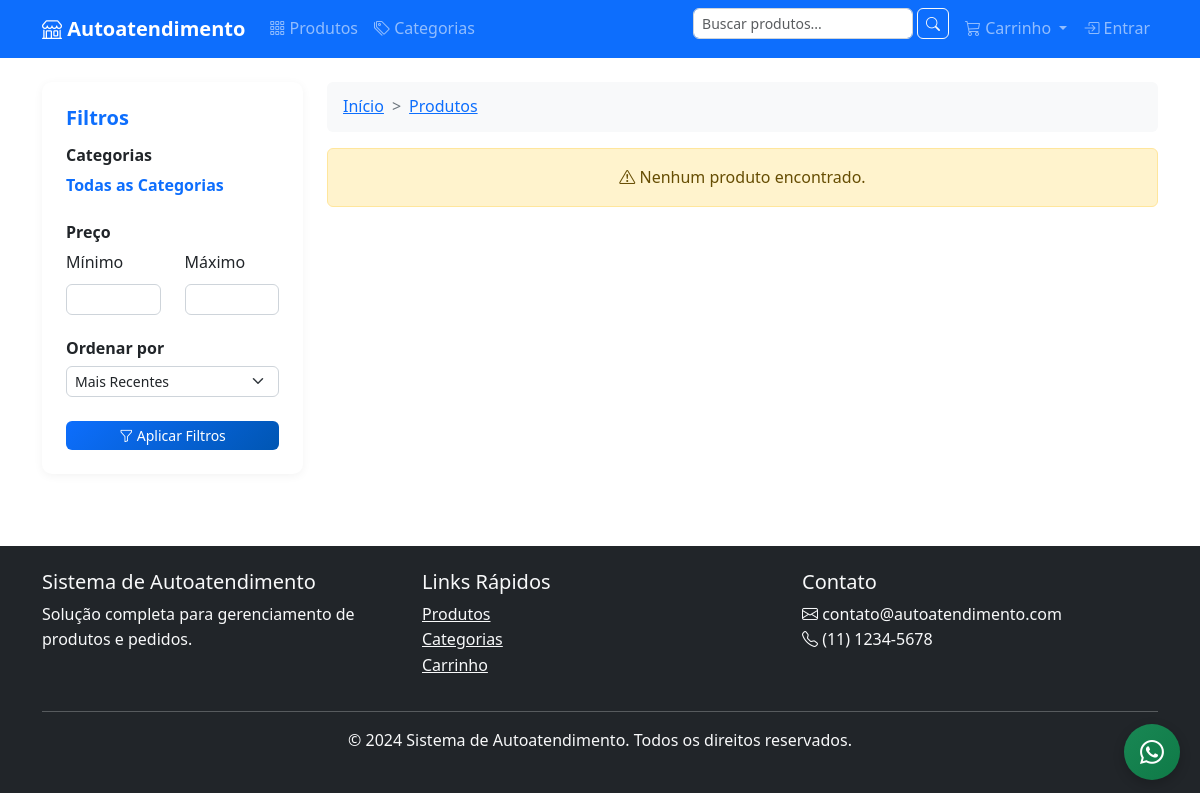
Before: /products/ with the older database file.
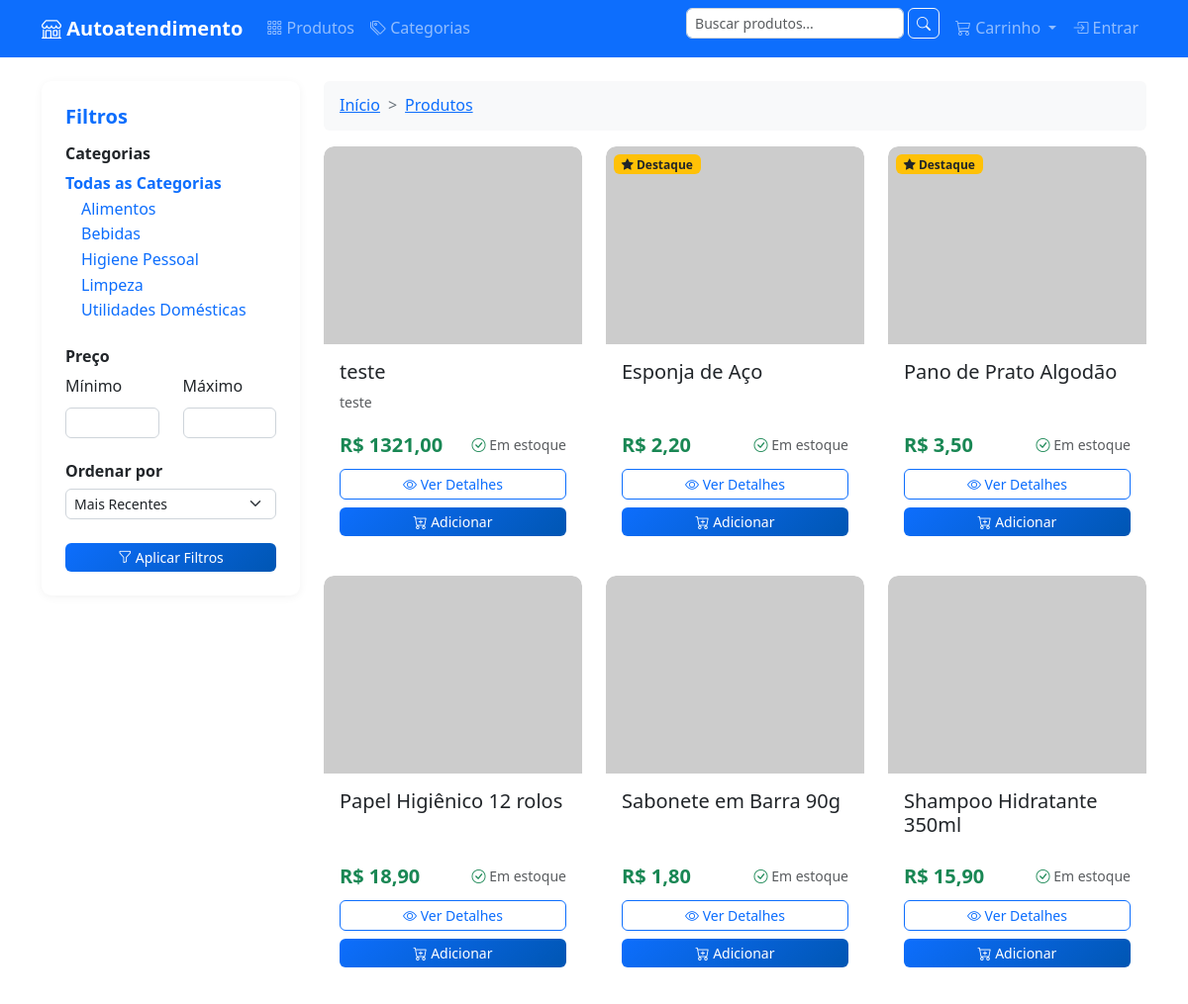
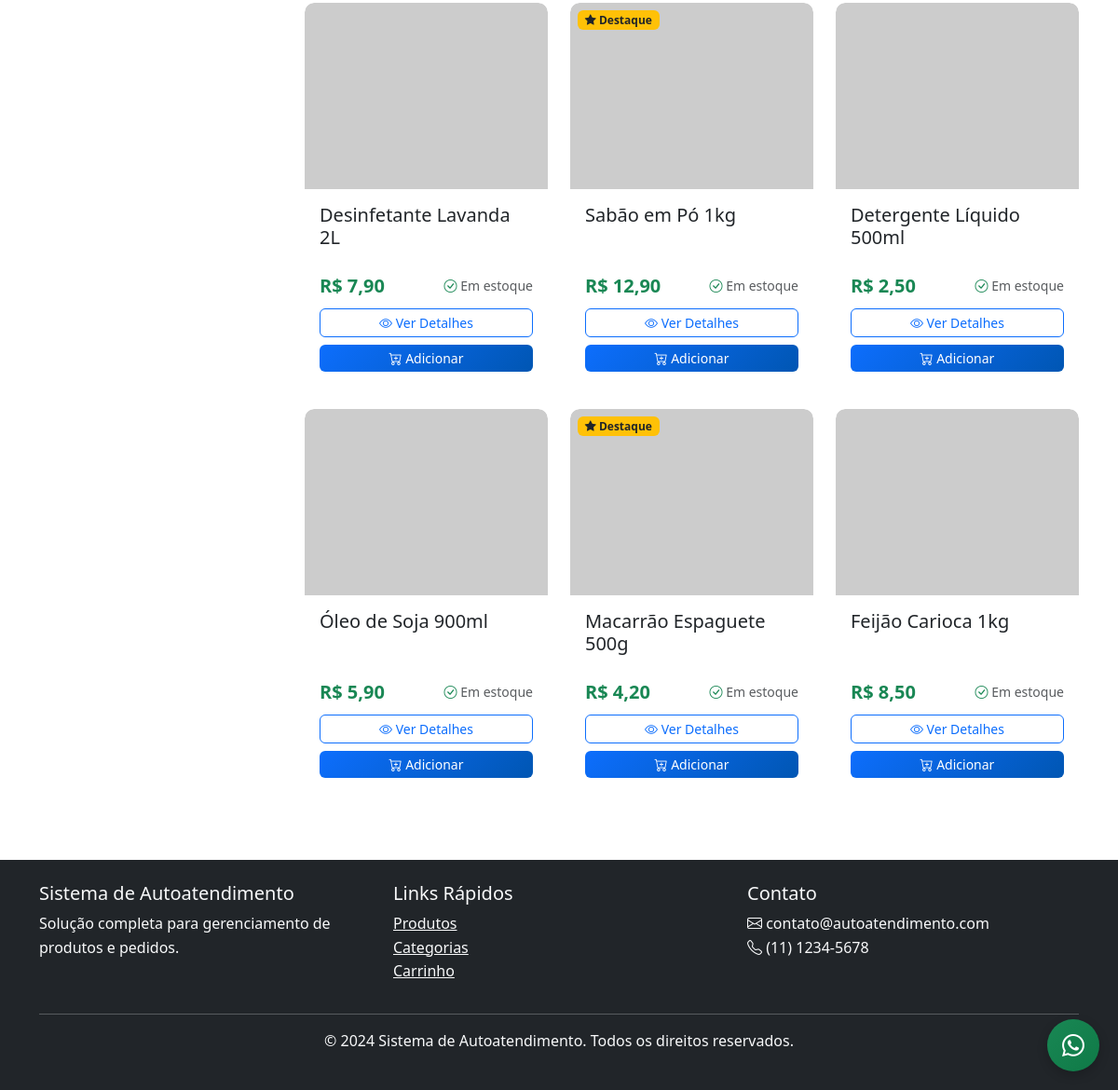
After: the same page with the newer database file (2 pictures, top to bottom).
### products/models.py (models this page shows, shortened)
class Category(models.Model):
    name = models.CharField('Nome', max_length=100)
    slug = models.SlugField('Slug', unique=True, max_length=100)
    parent = models.ForeignKey(
        'self',
        null=True,
        blank=True,
        on_delete=models.CASCADE,
        related_name='children',
        verbose_name='Categoria Pai'
    )
    description = models.TextField('Descrição', blank=True)
    image = models.ImageField('Imagem', upload_to='categories/', blank=True)
    is_active = models.BooleanField('Ativo', default=True)
    created_at = models.DateTimeField('Criado em', auto_now_add=True)
    updated_at = models.DateTimeField('Atualizado em', auto_now=True)
    class Meta:
        verbose_name = 'Categoria'
        verbose_name_plural = 'Categorias'
        ordering = ['name']

class Product(models.Model):
    name = models.CharField('Nome', max_length=200)
    slug = models.SlugField('Slug', unique=True, max_length=200)
    category = models.ForeignKey(
        Category,
        on_delete=models.CASCADE,
        verbose_name='Categoria'
    )
    brand = models.ForeignKey(
        Brand,
        on_delete=models.SET_NULL,
        null=True,
        blank=True,
        verbose_name='Marca'
    )
    description = models.TextField('Descrição')
    short_description = models.CharField('Descrição Curta', max_length=255, blank=True)
    price = models.DecimalField('Preço', max_digits=10, decimal_places=2)
    stock_quantity = models.PositiveIntegerField('Quantidade em Estoque', default=0)
    sku = models.CharField('SKU', max_length=50, unique=True, blank=True)
    class UnitOfMeasure(models.TextChoices):
        ML = 'ML', 'Mililitro (ml)'
        L = 'L', 'Litro (L)'
        KG = 'KG', 'Quilograma (kg)'
        G = 'G', 'Grama (g)'
    weight = models.DecimalField('Peso (kg)', max_digits=8, decimal_places=2, null=True, blank=True)
    length = models.DecimalField('Comprimento (cm)', max_digits=8, decimal_places=2, null=True, blank=True)
    width = models.DecimalField('Largura (cm)', max_digits=8, decimal_places=2, null=True, blank=True)
    height = models.DecimalField('Altura (cm)', max_digits=8, decimal_places=2, null=True, blank=True)
    unit = models.CharField(
        'Unidade de Medida',
        max_length=5,
        choices=UnitOfMeasure.choices,
        null=True,
        blank=True
    )
    is_active = models.BooleanField('Ativo', default=True)
    is_featured = models.BooleanField('Destaque', default=False)
    created_at = models.DateTimeField('Criado em', auto_now_add=True)
    updated_at = models.DateTimeField('Atualizado em', auto_now=True)
    class Meta:
        verbose_name = 'Produto'
        verbose_name_plural = 'Produtos'
        ordering = ['-created_at']
        indexes = [
            models.Index(fields=['category', 'is_active']),
            models.Index(fields=['brand', 'is_active']),
            models.Index(fields=['price']),
            models.Index(fields=['created_at']),
        ]
    @property
    def is_in_stock(self):
        return self.stock_quantity > 0
    def get_main_image(self):
        try:
            return self.images.filter(is_main=True).first()
        except ProductImage.DoesNotExist:
            return None

### products/views.py (the view)
# urls.py: path('', views.ProductListView.as_view(), name='product_list'),
class ProductListView(ListView):
    model = Product
    template_name = 'products/product_list.html'
    context_object_name = 'products'
    paginate_by = 12
    def get_queryset(self):
        queryset = Product.objects.filter(is_active=True).select_related('category', 'brand').prefetch_related('images')
        category_slug = self.kwargs.get('category_slug')
        if category_slug:
            category = get_object_or_404(Category, slug=category_slug, is_active=True)
            categories = [category] + list(category.get_children())
            queryset = queryset.filter(category__in=categories)
        brand_slug = self.request.GET.get('brand')
        if brand_slug:
            queryset = queryset.filter(brand__slug=brand_slug)
        min_price = self.request.GET.get('min_price')
        max_price = self.request.GET.get('max_price')
        if min_price:
            queryset = queryset.filter(price__gte=min_price)
        if max_price:
            queryset = queryset.filter(price__lte=max_price)
        search_query = self.request.GET.get('q')
        if search_query:
            queryset = queryset.filter(
                Q(name__icontains=search_query) |
                Q(description__icontains=search_query) |
                Q(short_description__icontains=search_query)
            )
        sort = self.request.GET.get('sort', 'created_at')
        if sort == 'price_low':
            queryset = queryset.order_by('price')
        elif sort == 'price_high':
            queryset = queryset.order_by('-price')
        elif sort == 'name':
            queryset = queryset.order_by('name')
        else:  # newest
            queryset = queryset.order_by('-created_at')
        return queryset
    def get_context_data(self, **kwargs):
        context = super().get_context_data(**kwargs)
        context['categories'] = Category.objects.filter(is_active=True, parent=None)
        context['brands'] = Brand.objects.filter(is_active=True)
        context['current_category'] = self.kwargs.get('category_slug')
        context['current_brand'] = self.request.GET.get('brand')
        context['min_price'] = self.request.GET.get('min_price')
        context['max_price'] = self.request.GET.get('max_price')
        context['search_query'] = self.request.GET.get('q', '')
        context['current_sort'] = self.request.GET.get('sort', 'created_at')
        active_products = Product.objects.filter(is_active=True)
        if active_products.exists():
            context['min_product_price'] = active_products.order_by('price').first().price
            context['max_product_price'] = active_products.order_by('-price').first().price
        return context

### templates/products/product_list.html (shortened to what this page needs)
{% extends 'base.html' %}
{% load static %}
{% block content %}
<div class="row">
    <div class="col-md-3">
        <div class="filter-section">
            <h5 class="filter-title">Filtros</h5>
            <div class="mb-4">
                <h6 class="fw-bold">Categorias</h6>
                <ul class="list-unstyled">
                    <li>
                        <a href="{% url 'products:product_list' %}" class="text-decoration-none {% if not current_category %}fw-bold{% endif %}">
                            Todas as Categorias
                        </a>
                    </li>
                    {% for category in categories %}
                        <li class="ms-3">
                            <a href="{% url 'products:category_products' category.slug %}"
                               class="text-decoration-none {% if current_category == category.slug %}fw-bold text-primary{% endif %}">
                                {{ category.name }}
                            </a>
                        </li>
                    {% endfor %}
                </ul>
            </div>
            <div class="mb-4">
                <h6 class="fw-bold">Preço</h6>
                <form id="filter-form" method="get">
                    <div class="row">
                        <div class="col-6">
                            <label for="min-price" class="form-label">Mínimo</label>
                            <input type="number" class="form-control form-control-sm"
                                   id="min-price" name="min_price"
                                   value="{{ min_price }}"
                                   min="0" step="0.01">
                        </div>
                        <div class="col-6">
                            <label for="max-price" class="form-label">Máximo</label>
                            <input type="number" class="form-control form-control-sm"
                                   id="max-price" name="max_price"
                                   value="{{ max_price }}"
                                   min="0" step="0.01">
                        </div>
                    </div>
                </form>
            </div>
            <div class="mb-4">
                <h6 class="fw-bold">Ordenar por</h6>
                <select id="sort-select" class="form-select form-select-sm" name="sort">
                    <option value="created_at" {% if current_sort == 'created_at' %}selected{% endif %}>Mais Recentes</option>
                </select>
            </div>
            <button type="submit" form="filter-form" class="btn btn-primary btn-sm w-100">
                <i class="bi bi-funnel"></i> Aplicar Filtros
            </button>
        </div>
    </div>
    <div class="col-md-9">
        <nav aria-label="breadcrumb">
            <ol class="breadcrumb">
                <li class="breadcrumb-item"><a href="{% url 'home' %}">Início</a></li>
                <li class="breadcrumb-item"><a href="{% url 'products:product_list' %}">Produtos</a></li>
            </ol>
        </nav>
        <div class="row">
            {% for product in products %}
                <div class="col-md-4 mb-4">
                    <div class="card product-card h-100">
                        <div class="position-relative">
                            {% if product.get_main_image %}
                                <img src="{{ product.get_main_image.image.url }}"
                                     class="card-img-top product-image"
                                     alt="{{ product.name }}">
                            {% else %}
                                <img src="https://via.placeholder.com/300x200?text=Sem+Imagem"
                                     class="card-img-top product-image"
                                     alt="{{ product.name }}">
                            {% endif %}
                            {% if product.is_featured %}
                                <span class="position-absolute top-0 start-0 badge bg-warning text-dark m-2">
                                    <i class="bi bi-star-fill"></i> Destaque
                                </span>
                            {% endif %}
                        </div>
                        <div class="card-body d-flex flex-column">
                            <h5 class="card-title">{{ product.name }}</h5>
                            <p class="card-text text-muted small">{{ product.short_description|truncatewords:10 }}</p>
                            <div class="mt-auto">
                                <div class="d-flex justify-content-between align-items-center mb-2">
                                    <span class="product-price">R$ {{ product.price|floatformat:2 }}</span>
                                    <small class="text-muted">
                                        {% if product.is_in_stock %}
                                            <i class="bi bi-check-circle text-success"></i> Em estoque
                                        {% else %}
                                            <i class="bi bi-x-circle text-danger"></i> Indisponível
                                        {% endif %}
                                    </small>
                                </div>
                                <div class="d-grid">
                                    <a href="{% url 'products:product_detail' product.slug %}" class="btn btn-outline-primary btn-sm mb-2">
                                        <i class="bi bi-eye"></i> Ver Detalhes
                                    </a>
                                    {% if product.is_in_stock %}
                                        <button class="btn btn-primary btn-sm add-to-cart-btn"
                                                data-product-id="{{ product.id }}"
                                                data-quantity="1">
                                            <i class="bi bi-cart-plus"></i> Adicionar
                                        </button>
                                    {% else %}
                                        <button class="btn btn-secondary btn-sm" disabled>
                                            <i class="bi bi-cart-x"></i> Indisponível
                                        </button>
                                    {% endif %}
                                </div>
                            </div>
                        </div>
                    </div>
                </div>
            {% empty %}
                <div class="col-12">
                    <div class="alert alert-warning text-center">
                        <i class="bi bi-exclamation-triangle"></i> Nenhum produto encontrado.
                    </div>
                </div>
            {% endfor %}
        </div>
    </div>
</div>
{% endblock %}

Changed rows visible on the page:
added Category: name "Alimentos"
added Category: name "Bebidas"
added Category: name "Higiene Pessoal"
added Category: name "Limpeza"
added Category: name "Utilidades Domésticas"
added Product: name "teste", short_description "teste", price "1321,00", stock_quantity 11 (drawn)
added Product: is_featured True (drawn), name "Esponja de Aço", price "2,20", stock_quantity 56 (drawn)
added Product: is_featured True (drawn), name "Pano de Prato Algodão", price "3,50", stock_quantity 129 (drawn)
added Product: name "Papel Higiênico 12 rolos", price "18,90", stock_quantity 171 (drawn)
added Product: name "Sabonete em Barra 90g", price "1,80", stock_quantity 122 (drawn)
added Product: name "Shampoo Hidratante 350ml", price "15,90", stock_quantity 170 (drawn)
added Product: name "Desinfetante Lavanda 2L", price "7,90", stock_quantity 46 (drawn)
added Product: is_featured True (drawn), name "Sabão em Pó 1kg", price "12,90", stock_quantity 168 (drawn)
added Product: name "Detergente Líquido 500ml", price "2,50", stock_quantity 44 (drawn)
added Product: name "Óleo de Soja 900ml", price "5,90", stock_quantity 33 (drawn)
added Product: is_featured True (drawn), name "Macarrão Espaguete 500g", price "4,20", stock_quantity 162 (drawn)
added Product: name "Feijão Carioca 1kg", price "8,50", stock_quantity 116 (drawn)
Other visible differences:
text no longer shown: "Nenhum produto encontrado."
